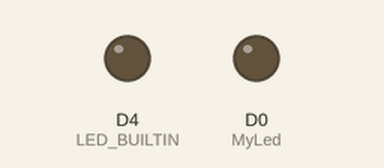
Bench run of a sketch on a simulated ESP8266 (NodeMCU). On the bench: output pins drawn as LEDs (lit = HIGH, except the on-board LED, lit = LOW).

Above: at 0.5 s.
At 2.5 s:
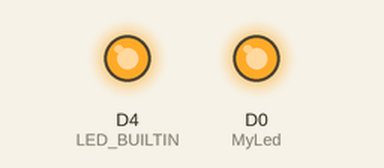
At 3.5 s:
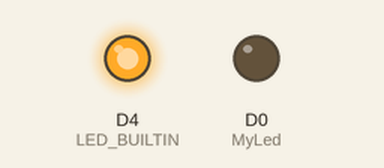
Timing chart, 0 to 5.2 s (numbered marks = the images above):
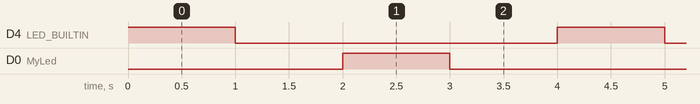

Measured:
- by itself, D4 (LED_BUILTIN), D0 (MyLed): alternates HIGH for 1.0 s and LOW for 3.0 s
- by itself, everything shown: repeats every 4.0 s, in 4 steps

The sketch:

Blink.ino
```cpp
#define MyLed D0
void setup() {
  // initialize digital pin LED_BUILTIN as an output.
  pinMode(MyLed, OUTPUT);
  pinMode(LED_BUILTIN, OUTPUT);
}

// the loop function runs over and over again forever
void loop() {
  digitalWrite(LED_BUILTIN, HIGH);  // turn the LED on (HIGH is the voltage level)
  delay(1000);                      // wait for a second
  digitalWrite(LED_BUILTIN, LOW);   // turn the LED off by making the voltage LOW
  delay(1000);                      // wait for a second
  digitalWrite(MyLed, HIGH);  // turn the LED on (HIGH is the voltage level)
  delay(1000);                      // wait for a second
  digitalWrite(MyLed, LOW);   // turn the LED off by making the voltage LOW
  delay(1000);


}
```
